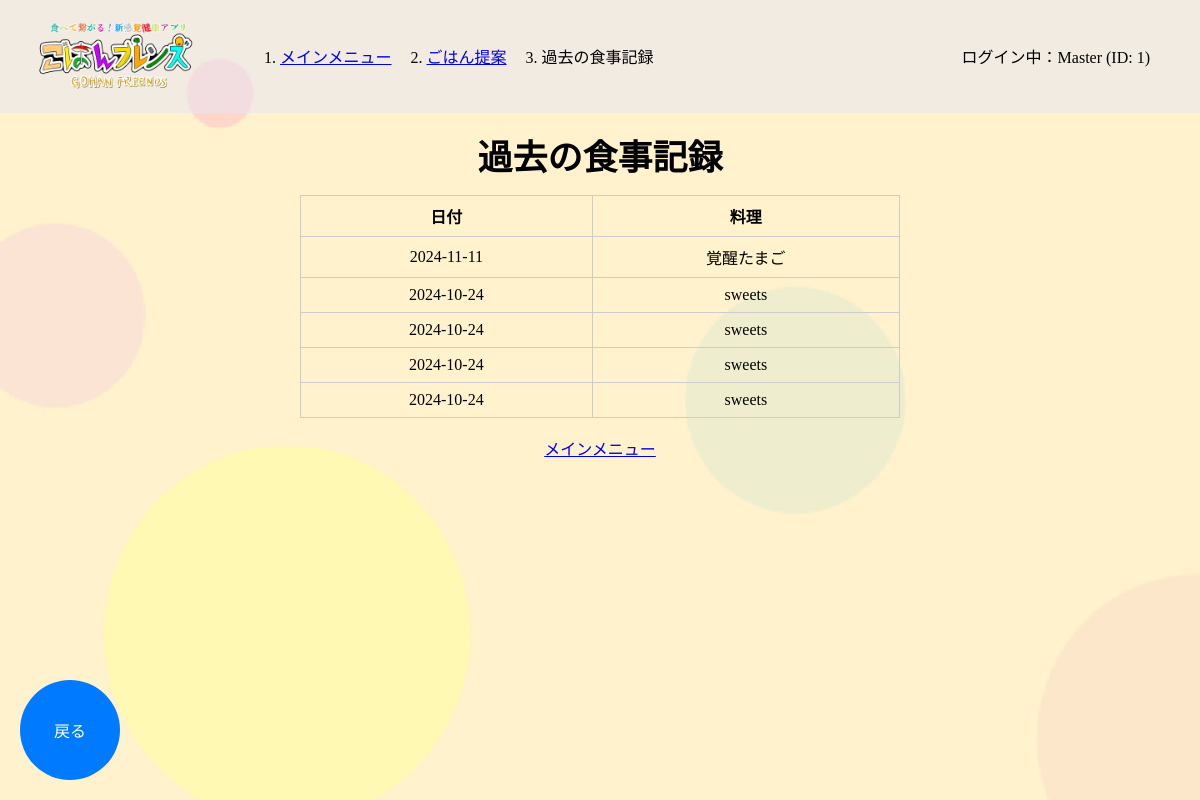
Before: /sugg/eat_hist (signed in) with the older database file.
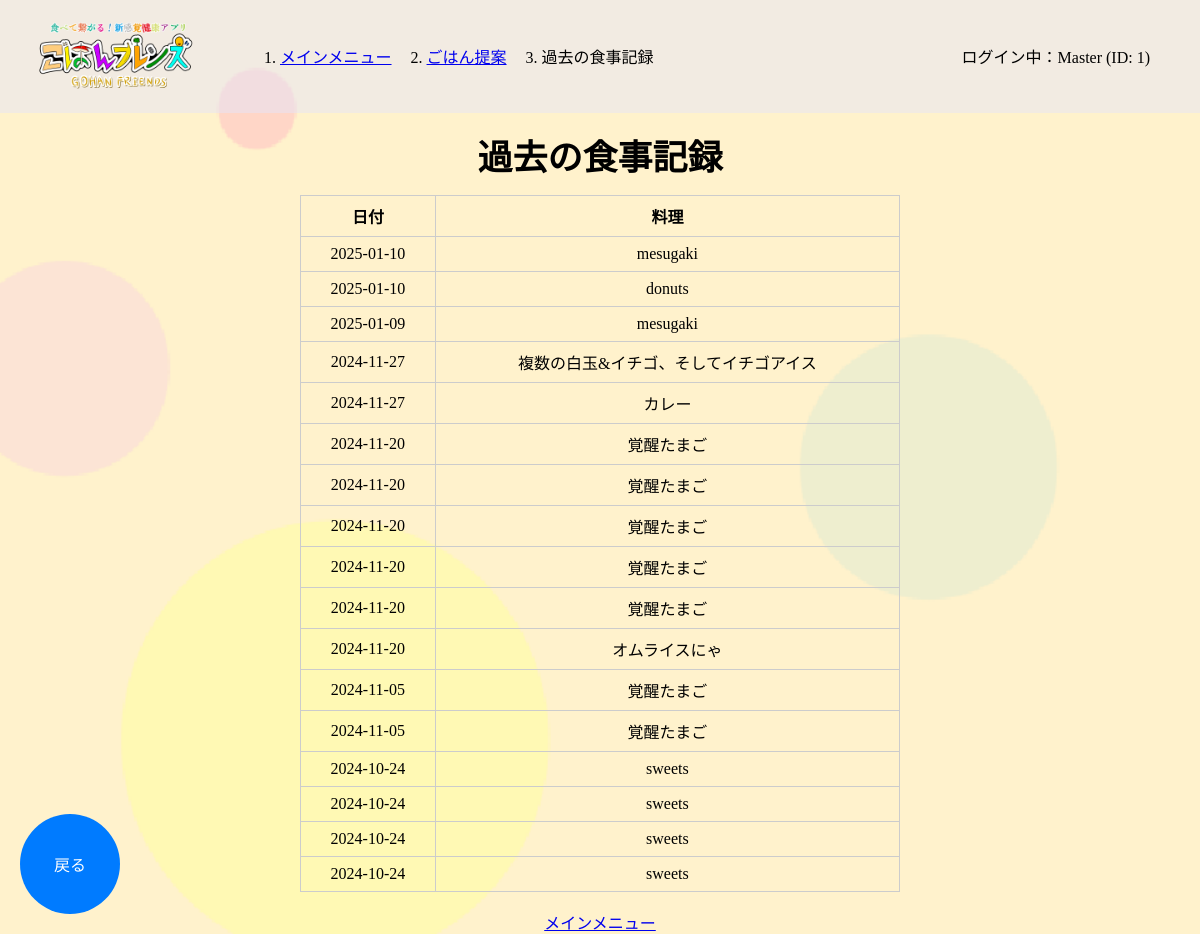
After: the same page with the newer database file.
### tables this page shows
CREATE TABLE FOOD_DATA ( FOOD_ID INTEGER PRIMARY KEY, ACCOUNT_ID INTEGER NOT NULL, EAT_DATE DATE, CUISINE TEXT );

### app.py (the view)
@app.route('/sugg/eat_hist')
def eat_hist():
    account_id = session.get('account_id')  # セッションからログイン中のアカウントIDを取得
    if not account_id:
        return redirect(url_for('home'))  # アカウントIDがない場合はホームにリダイレクト
    conn = get_db()  # データベース接続
    cursor = conn.cursor()
    cursor.execute("""
    SELECT EAT_DATE, CUISINE
    FROM FOOD_DATA
    WHERE ACCOUNT_ID = ?
    ORDER BY EAT_DATE DESC
    """, (account_id,))
    food_data_list = cursor.fetchall()  # 結果を取得
    conn.close()  # データベース接続を閉じる
    breadcrumbs = [
        {"name": "メインメニュー", "url": "/mainmenu/mainmenu"},
        {"name": "ごはん提案", "url":"/sugg/sugg_menu"},
        {"name": "過去の食事記録", "url":"/sugg/eat?hist"}
    ]
    return render_template('sugg/eat_hist.html', food_data_list=food_data_list, account_id=account_id, breadcrumbs=breadcrumbs)

### app.py (called while the page is built)
def get_db():
    conn = sqlite3.connect(DATABASE)
    return conn

@app.context_processor
def inject_account_info():
    return {
        'account_name': session.get('account_name'),
        'account_id': session.get('account_id')
    }

### templates/sugg/eat_hist.html (shortened to what this page needs)
{% extends 'base.html' %}
{% block content %}
<div class="main-contents">
    <p class="main-text">過去の食事記録</h2>
        <div class="ate-container">
            {% if food_data_list %}
                <table class="eat-hist-table">
                    <thead>
                        <tr>
                            <th>日付</th>
                            <th>料理</th>
                        </tr>
                    </thead>
                    <tbody>
                        {% for eat_date, cuisine in food_data_list %}
                            <tr>
                                <td>{{ eat_date }}</td>
                                <td>{{ cuisine }}</td>
                            </tr>
                        {% endfor %}
                    </tbody>
                </table>
            {% else %}
                <p class="txt-center">食事記録はありません。</p>
            {% endif %}
        </div>
    <div class="back-button-container">
        <button onclick="location.href='{{ url_for('sugg_menu') }}';" class="back-button">戻る</button>
    </div>
</div>
<br>
<div class="txt-center">
    <a href="{{ url_for('mainmenu') }}">メインメニュー</a>
</div>
{% endblock %}

### templates/base.html (shortened to what this page needs)
<!DOCTYPE html>
<html lang="ja">
<head>
    <link rel="stylesheet" href="../../static/css/style.css">
</head>
<body background="{{ url_for('static', filename='img/background.png') }}" class="kabegami">
    <header class="clearfix">
        <img src="{{ url_for('static', filename='img/title.png') }}" class="header-logo">
        <nav aria-label="breadcrumb">
            <ol class="breadcrumb">
                {% for breadcrumb in breadcrumbs %}
                    <li class="breadcrumb-item">
                        {% if loop.last %}
                            {{ breadcrumb.name }}
                        {% else %}
                            <a href="{{ breadcrumb.url }}">{{ breadcrumb.name }}</a>
                        {% endif %}
                    </li>
                {% endfor %}
            </ol>
        </nav>
    </header>
    <main>
        <div class="container">
            {% if account_name and account_id %}
                <p>ログイン中：{{ account_name }} (ID: {{ account_id }})</p>
            {% endif %}
        </div>
        {% block content %}{% endblock %}
    </main>
</body>
</html>

### static/css/style.css (style rules this page uses)
html, body { margin: 0; padding: 0; box-sizing: border-box; height: 100%; }
.kabegami { background-size: cover; }
header { display: flex; align-items: center; background-color: rgb(230,230,250,0.5); }
.header-logo { width: 200px; margin-left: 20px; margin-right: 20px; }
.clearfix::after { content: ""; clear: both; display: table; }
.container { display: flex; justify-content: right; align-items: center; height: 100%; padding-right: 10px; margin-top: -85px; margin-right:40px; }
.back-button-container { position: fixed; bottom: 20px; left: 20px; }
.back-button-container button { width: 100px; height: 100px; border-radius: 50%; border: none; background-color: #007BFF; color: white; font-size: 16px; display: flex; justify-content: center; align-items: center; cursor: pointer; transition: background-color 0.3s; }
.main-contents { padding-top: 70px; }
.main-text { text-align: center; margin-top: -25px; margin-bottom: 15px; font-size: 35px; font-weight: bold; }
table { border-collapse: collapse; width: 80%; }
th, td { border: 1px solid #ccc; padding: 8px; text-align: center; }
.txt-center { text-align: center; }
.breadcrumb { display: flex; }
.breadcrumb-item { margin-right: 35px; }
.eat-hist-table { width: 50%; margin: 0 auto; border-collapse: collapse; }

Changed rows visible on the page:
added FOOD_DATA: EAT_DATE "2025-01-10", CUISINE "mesugaki"
added FOOD_DATA: EAT_DATE "2025-01-10", CUISINE "donuts"
added FOOD_DATA: EAT_DATE "2025-01-09", CUISINE "mesugaki"
added FOOD_DATA: EAT_DATE "2024-11-27", CUISINE "複数の白玉&イチゴ、そしてイチゴアイス"
added FOOD_DATA: EAT_DATE "2024-11-27", CUISINE "カレー"
added FOOD_DATA: EAT_DATE "2024-11-20", CUISINE "覚醒たまご"
added FOOD_DATA: EAT_DATE "2024-11-20", CUISINE "覚醒たまご"
added FOOD_DATA: EAT_DATE "2024-11-20", CUISINE "覚醒たまご"
added FOOD_DATA: EAT_DATE "2024-11-20", CUISINE "覚醒たまご"
added FOOD_DATA: EAT_DATE "2024-11-20", CUISINE "覚醒たまご"
added FOOD_DATA: EAT_DATE "2024-11-20", CUISINE "オムライスにゃ"
changed FOOD_DATA (number 12 of 17 on the later page): EAT_DATE "2024-11-11" → "2024-11-05"
added FOOD_DATA: EAT_DATE "2024-11-05", CUISINE "覚醒たまご"
